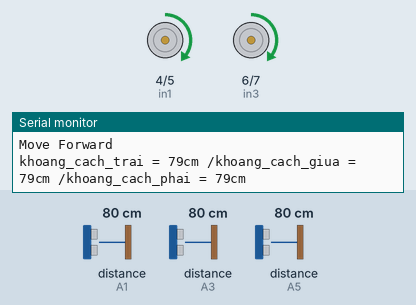
Recording of a sketch running on a simulated Arduino Uno, built with avr-gcc and run on an emulated ATmega328P. Shown: motor-driver pin pairs drawn as motors (green arrow = first pin HIGH = forward, orange = second pin HIGH = backward, longer = more drive, scaled by the enable pin), the last lines printed to the serial monitor. Wiring (inferred from the names in the program): 3 × ultrasonic range finder: trigger A0, echo A1 / trigger A2, echo A3 / trigger A4, echo A5. Inputs (shaded band) come from the test bench; at power-on: distance to the obstacle (sensors on A3, A1, A5) 80 cm. The echo pulse lasts 58.3 µs per cm.

Above: at 1.2 s.
1.3 s: distance to the obstacle (sensor on A3) set to 29 cm
4.3 s: distance to the obstacle (sensor on A3) set to 23 cm
At 6.0 s:
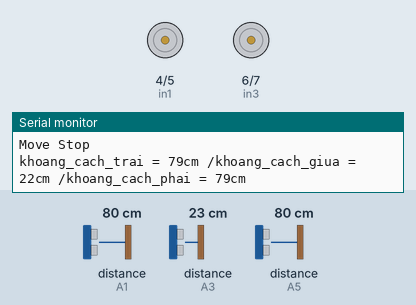
6.5 s: distance to the obstacle (sensor on A1) set to 2 cm
At 7.6 s:
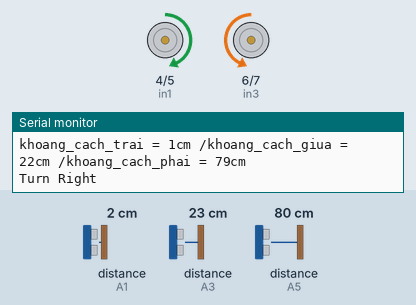
8.1 s: distance to the obstacle (sensor on A5) set to 29 cm
9.6 s: distance to the obstacle (sensor on A5) set to 24 cm
At 10.5 s:
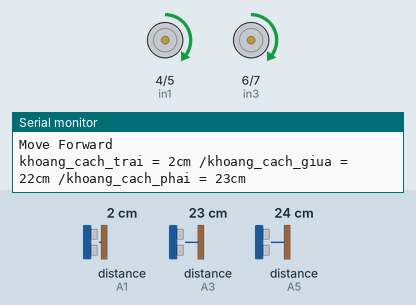
12.6 s: distance to the obstacle (sensor on A5) set to 35 cm
At 13.4 s:
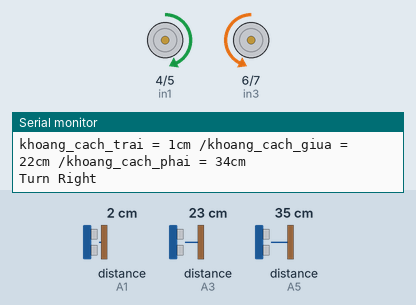
Timing chart, 0 to 15.2 s (numbered marks = the images above; inputs shaded):
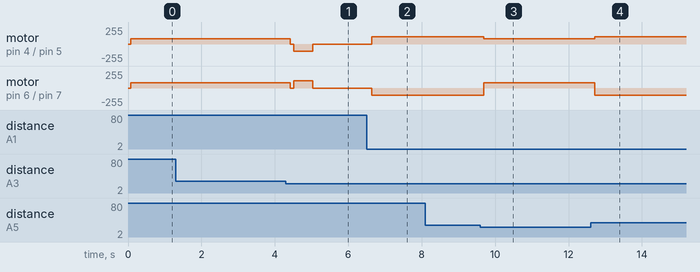

Measured:
- the behaviour switches between 26 and 25 cm on distance to the obstacle (sensor on A3) (found by bisection; images 0 and 1)
- the behaviour switches between 27 and 26 cm on distance to the obstacle (sensor on A5) (found by bisection; images 2 and 3)
- after the input at 4.3 s, motor on pin 4 (in1) / pin 5 (in2): forward 80/255 → stopped after 0.12 s, → backward 110/255 0.10 s later, → stopped 0.51 s later; motor on pin 6 (in3) / pin 7 (in4): forward 80/255 → stopped after 0.12 s, → forward 110/255 0.10 s later, → stopped 0.51 s later
- after the input at 6.5 s, motor on pin 4 (in1) / pin 5 (in2): stopped → forward 110/255 after 0.14 s; motor on pin 6 (in3) / pin 7 (in4): stopped → backward 110/255 after 0.14 s
- after the input at 9.6 s, motor on pin 4 (in1) / pin 5 (in2): forward 110/255 → forward 80/255 after 0.09 s; motor on pin 6 (in3) / pin 7 (in4): backward 110/255 → forward 80/255 after 0.09 s
- after the input at 12.6 s, motor on pin 4 (in1) / pin 5 (in2): forward 80/255 → forward 110/255 after 0.11 s; motor on pin 6 (in3) / pin 7 (in4): forward 80/255 → backward 110/255 after 0.11 s

The sketch:

autocar.ino
```cpp
int trig1 = A0;
int echo1 = A1;
int trig2 = A2;
int echo2 = A3;
int trig3 = A4;
int echo3 = A5;

int in1 = 4;
int in2 = 5;
int in3 = 6;
int in4 = 7;
int ENA = 3;
int ENB = 11;
int LeftSpeed = 80;
int RightSpeed = 80;
long khoang_cach_trai = 0,khoang_cach_giua = 0,khoang_cach_phai = 0;
long pingTime,distance;
float speedSound = 0.0343;
int DIS = 25;

long line_trai()
{
  digitalWrite(trig1,LOW);
  delayMicroseconds(2);
  digitalWrite(trig1,HIGH);
  delayMicroseconds(10);
  digitalWrite(trig1,LOW);
  pingTime = pulseIn(echo1,HIGH);
  distance = long((pingTime/2)*speedSound);
  return(distance);
}

long line_giua()
{
  digitalWrite(trig2,LOW);
  delayMicroseconds(2);
  digitalWrite(trig2,HIGH);
  delayMicroseconds(10);
  digitalWrite(trig2,LOW);
  pingTime = pulseIn(echo2,HIGH);
  distance = long((pingTime/2)*speedSound);
  return(distance);
}
long line_phai()
{
  digitalWrite(trig3,LOW);
  delayMicroseconds(2);
  digitalWrite(trig3,HIGH);
  delayMicroseconds(10);
  digitalWrite(trig3,LOW);
  pingTime = pulseIn(echo3,HIGH);
  distance = long((pingTime/2)*speedSound);
  return(distance);
}

void setup()
{
  Serial.begin(9600);
  pinMode(trig1,OUTPUT);
  pinMode(trig2,OUTPUT);
  pinMode(trig3,OUTPUT);
  pinMode(echo1,INPUT);
  pinMode(echo2,INPUT);
  pinMode(echo3,INPUT);
  pinMode(in1,OUTPUT);
  pinMode(in2,OUTPUT);
  pinMode(in3,OUTPUT);
  pinMode(in4,OUTPUT);
  pinMode(ENA,OUTPUT);
  pinMode(ENB,OUTPUT);
  moveStop();
}

void loop()
{
  khoang_cach_trai = line_trai();
  delay(10);
  khoang_cach_giua = line_giua();
  delay(10);
  khoang_cach_phai = line_phai();
  delay(10);
  Serial.print("khoang_cach_trai = ");
  Serial.print(khoang_cach_trai);
  Serial.print("cm /");
  Serial.print("khoang_cach_giua = ");
  Serial.print(khoang_cach_giua);
  Serial.print("cm /");
  Serial.print("khoang_cach_phai = ");
  Serial.print(khoang_cach_phai);
  Serial.println("cm");

  //  Obstacle on left side
  if(khoang_cach_trai < 7 && khoang_cach_giua > DIS && khoang_cach_phai > 20)
  {
    turnRight();
    delay(5);  //  turn lightly right
  }
  //  Obstacle on front
  else if(khoang_cach_trai > DIS && khoang_cach_giua < DIS && khoang_cach_phai > DIS)
  {
    moveStop();
    if(khoang_cach_trai > khoang_cach_phai)
    {
      turnLeft2();
      delay(450);  //  turn 90 degree left
    }
    if(khoang_cach_trai < khoang_cach_phai)
    {
      turnRight2();
      delay(450);  //  turn 90 degree right
    }
  }
  //  Obstacle on right side
  else if(khoang_cach_trai > 20 && khoang_cach_giua > DIS && khoang_cach_phai < 7)
  {
    turnLeft();
    delay(5);  //turn lightly left
  }
  //  Obstacle on front & left side
  else if(khoang_cach_trai < DIS && khoang_cach_giua < DIS && khoang_cach_phai > DIS)
  {
    turnRight2();
    delay(450);  //  turnRight 90 degree
  }
  //  Obstacle on front & right side
  else if(khoang_cach_trai > DIS && khoang_cach_giua < DIS && khoang_cach_phai < DIS)
  {
    turnLeft2();
    delay(450);  //  turnLeft 90 degree
  }
   //Obstacle on left & right side
  // else if(khoang_cach_trai < DIS && khoang_cach_giua > DIS && khoang_cach_phai < DIS)
  // {
  //   if(khoang_cach_trai > khoang_cach_phai)
  //   {
  //     turnLeft();
  //     delay(50);  //  shift left
  //   }
  //   if(khoang_cach_trai < khoang_cach_phai)
  //   {99
  //     turnRight();
  //     delay(50);  //  shift right
  //   }
  // }
  //  Obstacle on all 3 side
  else if(khoang_cach_trai < 13 && khoang_cach_giua < 13 && khoang_cach_phai < 13)
  {
    moveStop();
    delay(50);
    moveBackward();
    delay(150);
    // turnLeft();
    // delay(800);  //turn 180 degrees
  }
  else
  {
    moveForward();
  }
}

void moveForward()
{
  Serial.println("Move Forward");
  analogWrite(ENA,LeftSpeed);
  analogWrite(ENB,RightSpeed);
  digitalWrite(in1, HIGH);
  digitalWrite(in2, LOW);
  digitalWrite(in3, HIGH);
  digitalWrite(in4, LOW);
}

void moveBackward()
{
  Serial.println("Move Backward");
  analogWrite(ENA,LeftSpeed);
  analogWrite(ENB,RightSpeed);
  digitalWrite(in1, LOW);
  digitalWrite(in2, HIGH);
  digitalWrite(in3, LOW);
  digitalWrite(in4, HIGH);
}

void turnRight()
{
  Serial.println("Turn Right");
  analogWrite(ENA,LeftSpeed);
  analogWrite(ENB,RightSpeed);
  digitalWrite(in1, HIGH);
  digitalWrite(in2, LOW);
  digitalWrite(in3, LOW);
  digitalWrite(in4, HIGH);
}

void turnLeft()
{
  Serial.println("Turn Left");
  analogWrite(ENA,LeftSpeed);
  analogWrite(ENB,RightSpeed);
  digitalWrite(in1, LOW);
  digitalWrite(in2, HIGH);
  digitalWrite(in3, HIGH);
  digitalWrite(in4, LOW);
}
void turnRight2()
{
  Serial.println("Turn Right");
  analogWrite(ENA,110);
  analogWrite(ENB,110);
  digitalWrite(in1, HIGH);
  digitalWrite(in2, LOW);
  digitalWrite(in3, LOW);
  digitalWrite(in4, HIGH);
}

void turnLeft2()
{
  Serial.println("Turn Left");
  analogWrite(ENA,110);
  analogWrite(ENB,110);
  digitalWrite(in1, LOW);
  digitalWrite(in2, HIGH);
  digitalWrite(in3, HIGH);
  digitalWrite(in4, LOW);
}

void moveStop()
{
  Serial.println("Move Stop");
  analogWrite(ENA,LOW);
  analogWrite(ENB,LOW);
  digitalWrite(in1, LOW);
  digitalWrite(in2, LOW);
  digitalWrite(in3, LOW);
  digitalWrite(in4, LOW);
}
```
